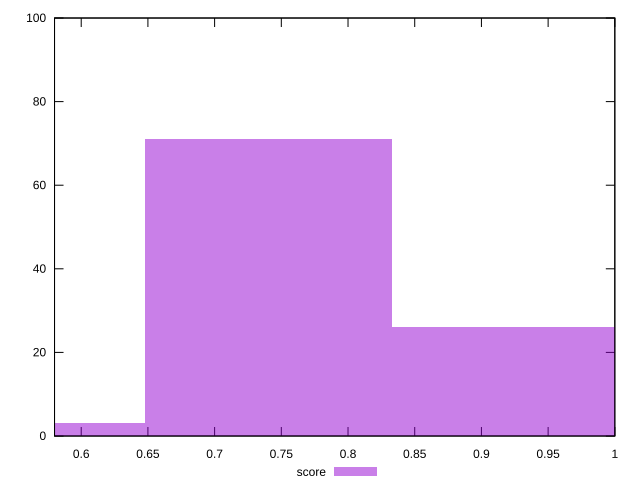

Recreate this plot in gnuplot.
reset

$score <<EOF
0.9256761053826773 26
0.7405408843061418 71
0.5554056632296064 3
EOF

set key outside below
set boxwidth 0.18513522107653546
set xrange [0.58:1]
set yrange [0:100]
set trange [0:100]
set style fill transparent solid 0.5 noborder
set terminal svg size 640, 490 enhanced background rgb 'white'
set output "report_00015_2021-02-09T16-11-33.973Z/uses-webp-images/samples/pages+cached+noadtech/score/histogram.svg"

plot $score title "score" with boxes

reset
